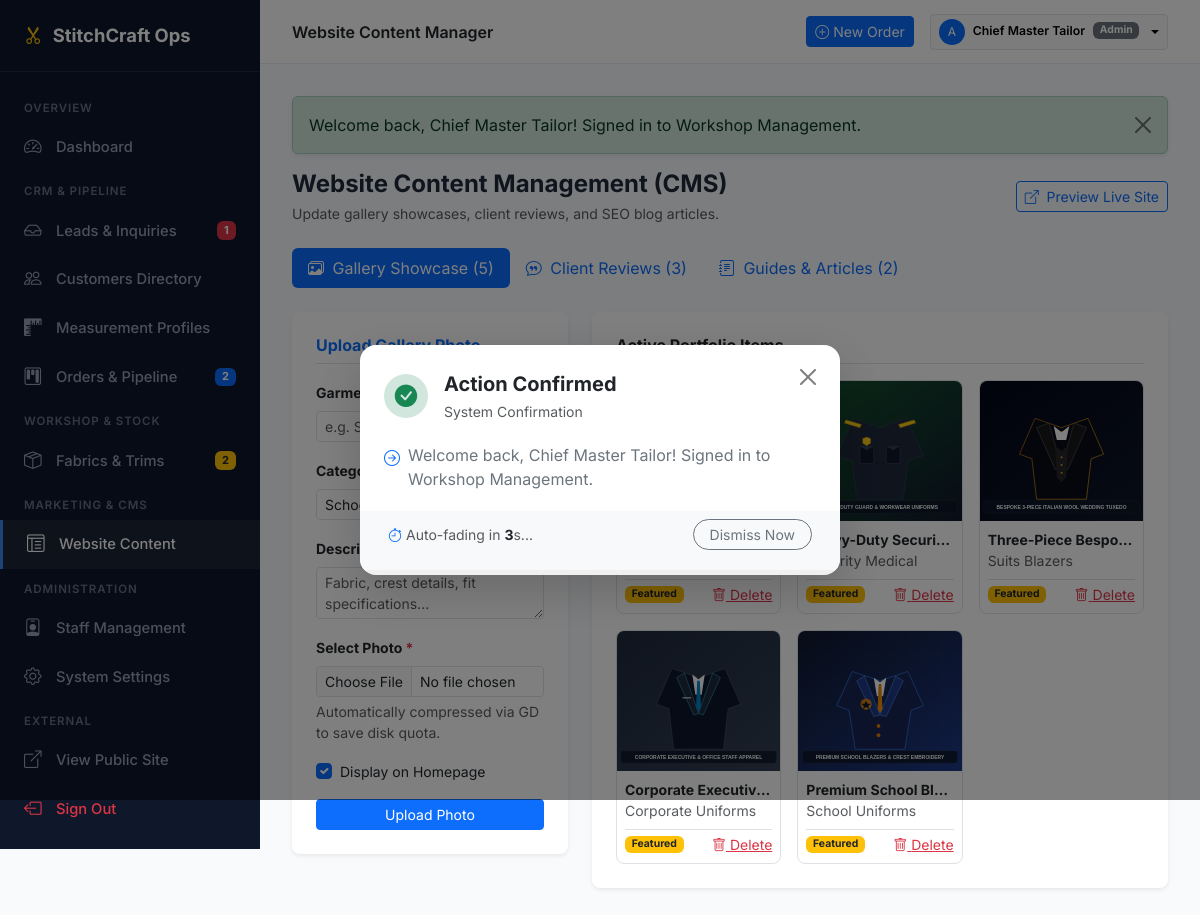
The page /admin/content_manager.php (signed in) on the database its author committed.
### tables this page shows
CREATE TABLE IF NOT EXISTS `gallery` (
  `id` INT AUTO_INCREMENT PRIMARY KEY,
  `title` VARCHAR(150) NOT NULL,
  `category` ENUM('school_uniforms', 'corporate_uniforms', 'security_medical', 'suits_blazers', 'dresses_traditional', 'casual_everyday') NOT NULL DEFAULT 'school_uniforms',
  `image_path` VARCHAR(255) NOT NULL,
  `thumbnail_path` VARCHAR(255) DEFAULT NULL,
  `description` TEXT DEFAULT NULL,
  `is_featured` TINYINT(1) NOT NULL DEFAULT 0,
  `sort_order` INT NOT NULL DEFAULT 0,
  `created_at` TIMESTAMP DEFAULT CURRENT_TIMESTAMP
);

### includes/db.php (called while the page is built, shortened)
<?php
function db_query($sql, $params = [], $types = '') {
    $conn = get_db_connection();
    $stmt = $conn->prepare($sql);
    if (!$stmt->execute()) {
        error_log("MySQL execute error: " . $stmt->error . " in query: " . $sql);
        $stmt->close();
        return false;
    }
    return $stmt;
}
function db_fetch_all($sql, $params = [], $types = '') {
    $stmt = db_query($sql, $params, $types);
    $result = $stmt->get_result();
    $rows = [];
    if ($result) {
        while ($row = $result->fetch_assoc()) {
            $rows[] = $row;
        }
    }
    return $rows;
}

### admin/content_manager.php (the view, shortened to what this page needs)
<?php
require_once __DIR__ . '/admin_header.php';
$tab = sanitize($_GET['tab'] ?? 'gallery');
$gallery_items = db_fetch_all("SELECT * FROM gallery ORDER BY id DESC");
$testimonials  = db_fetch_all("SELECT * FROM testimonials ORDER BY id DESC");
$articles      = db_fetch_all("SELECT * FROM articles ORDER BY id DESC");
?>
<div class="d-flex flex-wrap justify-content-between align-items-center mb-4">
  <div>
    <h4 class="fw-bold mb-1">Website Content Management (CMS)</h4>
    <p class="text-muted small mb-0">Update gallery showcases, client reviews, and SEO blog articles.</p>
  </div>
  <a href="<?= BASE_URL ?>/index.php" target="_blank" class="btn btn-outline-primary btn-sm">
    <i class="bi bi-box-arrow-up-right me-1"></i> Preview Live Site
  </a>
</div>
<ul class="nav nav-pills mb-4">
  <li class="nav-item">
    <a class="nav-link <?= $tab == 'gallery' ? 'active' : '' ?>" href="<?= BASE_URL ?>/admin/content_manager.php?tab=gallery">
      <i class="bi bi-images me-1"></i> Gallery Showcase (<?= count($gallery_items) ?>)
    </a>
  </li>
  <li class="nav-item">
    <a class="nav-link <?= $tab == 'testimonials' ? 'active' : '' ?>" href="<?= BASE_URL ?>/admin/content_manager.php?tab=testimonials">
      <i class="bi bi-chat-quote me-1"></i> Client Reviews (<?= count($testimonials) ?>)
    </a>
  </li>
  <li class="nav-item">
    <a class="nav-link <?= $tab == 'articles' ? 'active' : '' ?>" href="<?= BASE_URL ?>/admin/content_manager.php?tab=articles">
      <i class="bi bi-journal-text me-1"></i> Guides & Articles (<?= count($articles) ?>)
    </a>
  </li>
</ul>
<?php if ($tab == 'gallery'): ?>
  <div class="row g-4">
    <div class="col-lg-4">
      <div class="card border-0 shadow-sm rounded-3 p-4 bg-white">
        <h6 class="fw-bold text-primary border-bottom pb-2 mb-3">Upload Gallery Photo</h6>
        <form method="POST" action="" enctype="multipart/form-data">
          <div class="mb-3">
            <label class="form-label small fw-bold">Garment Title <span class="text-danger">*</span></label>
          </div>
          <div class="mb-3">
            <label class="form-label small fw-bold">Category</label>
          </div>
          <div class="mb-3">
            <label class="form-label small fw-bold">Description</label>
            <textarea name="description" class="form-control form-control-sm" rows="2" placeholder="Fabric, crest details, fit specifications..."></textarea>
          </div>
          <div class="mb-3">
            <label class="form-label small fw-bold">Select Photo <span class="text-danger">*</span></label>
            <input type="file" name="image" class="form-control form-control-sm" accept="image/*" required>
            <div class="form-text small">Automatically compressed via GD to save disk quota.</div>
          </div>
          <div class="form-check mb-3">
            <input class="form-check-input" type="checkbox" name="is_featured" value="1" id="featCheck" checked>
            <label class="form-check-label small" for="featCheck">Display on Homepage</label>
          </div>
          <button type="submit" class="btn btn-primary btn-sm w-100">Upload Photo</button>
        </form>
      </div>
    </div>
    <div class="col-lg-8">
      <div class="card border-0 shadow-sm rounded-3 p-4 bg-white">
        <h6 class="fw-bold text-dark border-bottom pb-2 mb-3">Active Portfolio Items</h6>
        <div class="row g-3">
          <?php foreach ($gallery_items as $g): ?>
            <div class="col-md-6 col-xl-4">
              <div class="border rounded-3 overflow-hidden">
                <img src="<?= BASE_URL ?>/<?= e($g['image_path']) ?>" alt="<?= e($g['title']) ?>" style="height: 140px; width: 100%; object-fit: cover;" onerror="this.src='https://placehold.co/400x250/0f172a/white?text=Sample'">
                <div class="p-2">
                  <div class="fw-bold small text-truncate"><?= e($g['title']) ?></div>
                  <div class="small text-muted text-capitalize"><?= e(str_replace('_', ' ', $g['category'])) ?></div>
                  <div class="d-flex justify-content-between align-items-center mt-2 pt-1 border-top">
                    <?php if ($g['is_featured']): ?>
                      <span class="badge bg-warning text-dark" style="font-size: 0.65rem;">Featured</span>
                    <?php else: ?>
                      <span></span>
                    <?php endif; ?>
                    <a href="<?= BASE_URL ?>/admin/content_manager.php?tab=gallery&delete_gallery=<?= $g['id'] ?>"
                       class="text-danger small btn-confirm-action"
                       data-title="Delete Gallery Showcase Photo"
                       data-message="Are you sure you want to permanently remove this photo from the public showcase gallery?"
                       data-confirm-text="Yes, Delete Photo"
                       data-confirm-class="btn-danger"
                       data-href="<?= BASE_URL ?>/admin/content_manager.php?tab=gallery&delete_gallery=<?= $g['id'] ?>">
                      <i class="bi bi-trash"></i> Delete
                    </a>
                  </div>
                </div>
              </div>
            </div>
          <?php endforeach; ?>
        </div>
      </div>
    </div>
  </div>
<?php endif; ?>
<?php require_once __DIR__ . '/admin_footer.php'; ?>

### assets/css/admin.css (style rules this page uses)
:root { --admin-sidebar-bg: #0f172a; --admin-sidebar-text: #94a3b8; --admin-sidebar-active: #3b82f6; --admin-main-bg: #f8fafc; --admin-card-border: #e2e8f0; }
body.admin-body { font-family: 'Inter', -apple-system, BlinkMacSystemFont, "Segoe UI", Roboto, sans-serif; background-color: var(--admin-main-bg); color: #1e293b; min-height: 100vh; }

### rows shown on the page
gallery: is_featured "Featured"
gallery: image_path (picture), title "Heavy-Duty Securi…", category "Security Medical", is_featured "Featured"
gallery: image_path (picture), title "Three-Piece Bespo…", category "Suits Blazers", is_featured "Featured"
gallery: image_path (picture), title "Corporate Executiv…", category "Corporate Uniforms", is_featured "Featured"
gallery: image_path (picture), title "Premium School Bl…", category "School Uniforms", is_featured "Featured"

### other values the page prints
$new_leads_count "1"
$active_orders_count "2"
$low_stock_count "2"
$admin_page_title "Website Content Manager"
substr($user['username'], 0, 1) "A"
$user['full_name'] "Chief Master Tailor"
$user['role'] "Admin"
$msg "Welcome back, Chief Master Tailor! Signed in to Workshop Management."
$cfg['title'] "Action Confirmed"
count($gallery_items) "5"
count($testimonials) "3"
count($articles) "2"
